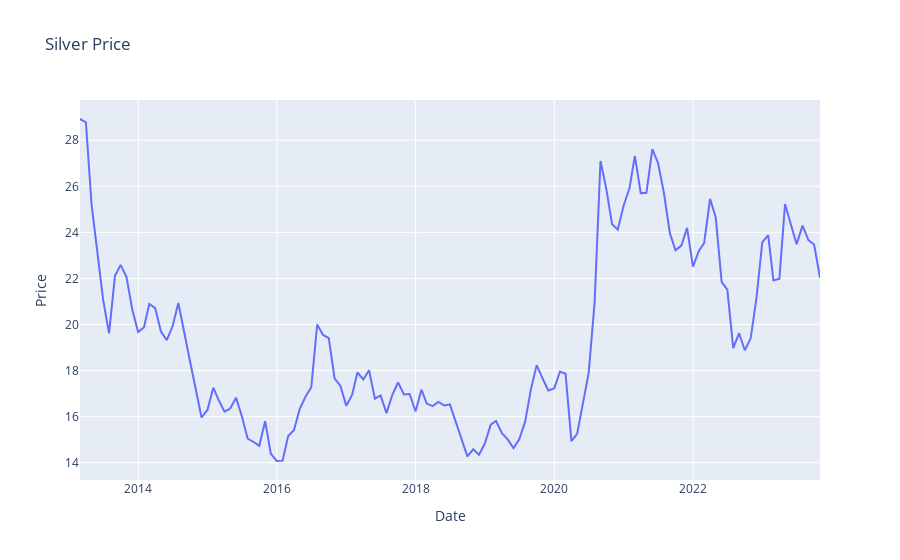

Source (notebook cell):
### Markdown cell above
### Plot Values

### Code cell
# Metals date reindex and imputation
plot_df = silver.set_index("Date").resample("M").Price.mean().reset_index()
px.line(plot_df, x='Date', y='Price', title='Silver Price')

### Figure 1 — Plotly figure (JSON) as saved in the notebook; plotly's stock layout.template omitted (floating-point values rounded to 4 significant figures; data arrays with more than 128 entries replaced by an {"elided": "..."} marker saying what was removed)
{"data": [{"hovertemplate": "Date=%{x}<br>Price=%{y}<extra></extra>", "legendgroup": "", "line": {"color": "#636efa", "dash": "solid"}, "marker": {"symbol": "circle"}, "mode": "lines", "name": "", "orientation": "v", "showlegend": false, "type": "scatter", "x": {"elided": "129 str values"}, "xaxis": "x", "y": {"elided": "129 float values"}, "yaxis": "y"}], "layout": {"legend": {"tracegroupgap": 0}, "title": {"text": "Silver Price"}, "xaxis": {"anchor": "y", "domain": [0, 1], "title": {"text": "Date"}}, "yaxis": {"anchor": "x", "domain": [0, 1], "title": {"text": "Price"}}}}
